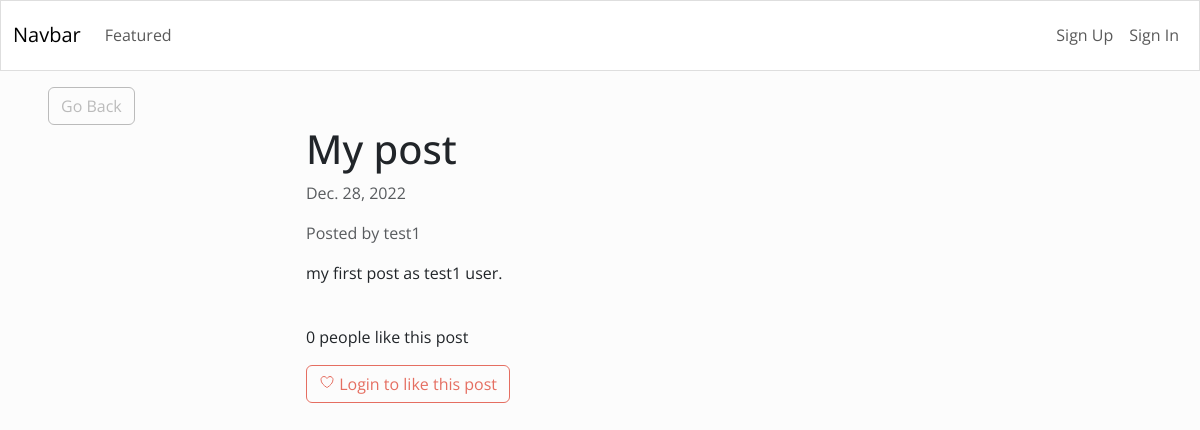
Screenshot of /3/ with the database file from the repository.
### blog/models.py (models this page shows, shortened)
class Article(models.Model):
    title = models.CharField(max_length=255)
    content = HTMLField()
    date = models.DateField(auto_now_add=True)
    author = models.ForeignKey(User, on_delete=models.CASCADE)
    featured = models.BooleanField(default=False)
    likes = models.ManyToManyField(User, related_name='likes')

### blog/views.py (the view)
# urls.py: path('<int:pk>/', DetailArticleView.as_view(), name='detail_article'),
class DetailArticleView(DetailView):
    model = Article
    template_name = 'blog/blog_post.html'
    def get_context_data(self, *args, **kwargs):
        context = super(DetailArticleView, self).get_context_data(*args, **kwargs)
        context['liked_by_user'] = False
        article = Article.objects.get(id=self.kwargs.get('pk'))
        if article.likes.filter(pk=self.request.user.id).exists():
            context['liked_by_user'] = True
        return context

### blog/templates/blog/blog_post.html (shortened to what this page needs)
{% extends 'blog/base.html' %}
{% block content %}
    <div class="row">
        <div class="col-md-4 col-12 mx-5 mt-3">
            <a class="btn btn-outline-secondary" href="{% url 'index' %}">Go Back</a>
        </div>
    </div>
    <div class="row">
        <div class="col-md-6 col-12 mx-md-auto mb-3 pb-2">
            <h1>{{ object.title }}</h1>
            <p class="text-muted">{{ object.date }}</p>
            <p class="text-muted">Posted by {{ object.author.username }}</p>
            <div>
                {{ object.content|safe }}
            </div>
        </div>
    </div>
    <div class="row my-3">
        <div class="col-md-6 col-12 mx-auto">
            <p>{{ object.likes.count }} people like this post</p>
            {% if request.user.is_authenticated %}
                {% if liked_by_user %}
                <form method="POST" action="{% url 'like_article' object.pk %}">
                    {% csrf_token %}
                    <button class="btn btn-outline-primary"><ion-icon name="heart-dislike-outline"></ion-icon></ion-icon> Unlike this post</button>
                </form>
                {% else %}
                <form method="POST" action="{% url 'like_article' object.id %}">
                    {% csrf_token %}
                    <button class="btn btn-outline-primary"><ion-icon name="heart-outline"></ion-icon> Like this post</button>
                </form>
                {% endif %}
            {% else %}
                <button class="btn btn-outline-primary" disabled><ion-icon name="heart-outline"></ion-icon> Login to like this post</button>
            {% endif %}
        </div>
    </div>
{% endblock content %}

### rows the page displays
Article: title "My post", date "Dec. 28, 2022", author.username "test1", content "my first post as test1 user.", likes.count "0"
